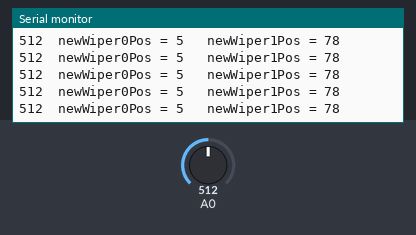
Recording of a sketch running on a simulated Arduino Uno, built with avr-gcc and run on an emulated ATmega328P. Shown: the last lines printed to the serial monitor. The inputs (shaded band) are chosen by the test bench; at power-on: A0 = 512.

Above: at 1.2 s.
1.3 s: A0 set to 11
At 2.1 s:
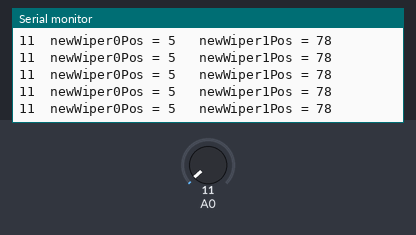
4.3 s: A0 set to 8
At 4.8 s:
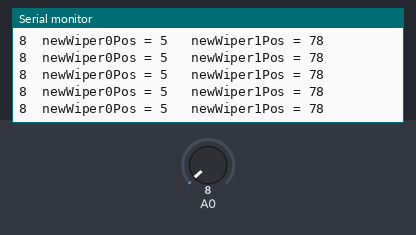
Timing chart, 0 to 7.3 s (numbered marks = the images above; inputs shaded):
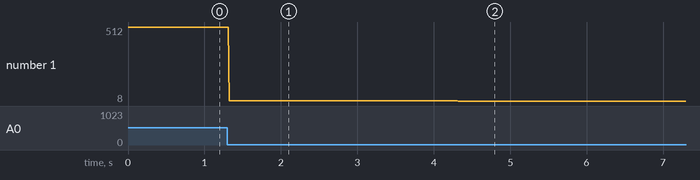

Measured:
- after the input at 1.3 s, the serial monitor: prints a new line at once (image 1)
- after the input at 4.3 s, the serial monitor: prints a new line at once (image 2)
- plotted number 1: 512 → 11 after the input at 1.3 s, 11 → 8 after the input at 4.3 s

The sketch:

potentiometer_MCP4251.ino
```cpp
#include <SPI.h>
#include "MCP4251.h"

#define SS_PIN 10
#define OHM_AB 5040
#define OHM_WIPER 102

//MCP4251 mcp4251(SS_PIN, OHM_AB);
MCP4251 mcp4251(SS_PIN, OHM_AB, OHM_WIPER);
int wiper0Pos = 5;
int wiper1Pos = 78;

void setup(){
   mcp4251.wiper0_pos(wiper0Pos);
   mcp4251.wiper1_pos(wiper1Pos);

   Serial.begin(38400);
}

void loop(){
//   mcp4251.wiper0_pos(255);
   Serial.print(analogRead(A0));
   Serial.print("\tnewWiper0Pos = ");
   Serial.print(wiper0Pos);
   Serial.print("\t newWiper1Pos = ");
   Serial.println(wiper1Pos);
//   Serial.println();

   if(Serial.available()){
      wiper0Pos = Serial.parseInt();
      wiper1Pos = Serial.parseInt();
      mcp4251.wiper0_pos(wiper0Pos);
      mcp4251.wiper1_pos(wiper1Pos);
   }
}
```

MCP4251.cpp
```cpp
// MCP4251 2-channel Digital Potentiometer
// ww1.microchip.com/downloads/en/DeviceDoc/22059b.pdf

// The default SPI Control Register - SPCR = B01010000;
// interrupt disabled,spi enabled,msb 1st,master,clk low when idle,
// sample on leading edge of clk,system clock/4 rate (fastest).
// Enable the digital pins 11-13 for SPI (the MOSI,MISO,SPICLK)
#include "MCP4251.h"

//---------- constructor ----------------------------------------------------

MCP4251::MCP4251(uint8_t slave_select_pin, float rAB_ohms)
{
  setup_ss(slave_select_pin);
  setup_resistance(rAB_ohms, 0.0); //rW_ohms_typical);
  SPI.begin();
}

MCP4251::MCP4251(uint8_t slave_select_pin, float rAB_ohms, float rW_ohms)
{
  setup_ss(slave_select_pin);
  setup_resistance(rAB_ohms, rW_ohms);
  SPI.begin();
}

//------------------ protected -----------------------------------------------

uint16_t MCP4251::byte2uint16(byte high_byte, byte low_byte)
{
  return (uint16_t)high_byte<<8 | (uint16_t)low_byte;
}

byte MCP4251::uint16_high_byte(uint16_t uint16)
{
  return (byte)(uint16>>8);
}

byte MCP4251::uint16_low_byte(uint16_t uint16)
{
  return (byte)(uint16 & 0x00FF);
}

void MCP4251::setup_ss(uint8_t slave_select_pin)
{
  // Set slave select (Chip Select) pin for SPI Bus, and start high (disabled)
  pinMode(slave_select_pin,OUTPUT);
  digitalWrite(slave_select_pin,HIGH);
  this->slave_select_pin = slave_select_pin;
}

void MCP4251::setup_resistance(float rAB_ohms, float rW_ohms)
{
  this->rAB_ohms             = rAB_ohms;
  this->rW_ohms              = rW_ohms;
  this->rAW_ohms_max         = rAB_ohms - rW_ohms;
  this->scale                = rAW_ohms_max;
}

float MCP4251::step_increment()
{
  return (rAW_ohms_max - rW_ohms) / resolution;
}

unsigned int MCP4251::ohms2wiper_pos(float ohms)
{
  if(ohms <= 0.0)
    return 0;
  else if(scale != rAW_ohms_max)
    ohms = ohms * rAW_ohms_max / scale;

  return (unsigned int)((ohms - rW_ohms) / step_increment() ) + 0.5;
}

float MCP4251::wiper_pos2ohms(unsigned int wiper_pos)
{
  float ohms =  rW_ohms + ( (float)wiper_pos * step_increment() );

  if(scale != rAW_ohms_max)
    ohms = ohms * scale / rAW_ohms_max;

  return ohms;
}

// void MCP4251::write(byte cmd_byte, byte data_byte)
// {
//   cmd_byte |= kCMD_WRITE;
//   ::digitalWriteFast(slave_select_pin, LOW);
// // byte high_byte = spi4teensy3::send(cmd_byte);
// // byte low_byte  = spi4teensy3::send(data_byte);
//    spi4teensy3::send(cmd_byte);
//    spi4teensy3::send(data_byte);
//   ::digitalWriteFast(slave_select_pin, HIGH);
//   //bool result = ~low_byte;
// }

void MCP4251::write(int address, int value){
  // take the SS pin low to select the chip:
  digitalWrite(slave_select_pin,LOW);
  //  send in the address and value via SPI:
  SPI.transfer(address);
  SPI.transfer(value);
  // take the SS pin high to de-select the chip:
  digitalWrite(slave_select_pin,HIGH);
}

// uint16_t MCP4251::read(byte cmd_byte)
// {
//   cmd_byte |= kCMD_READ;
//   ::digitalWrite(slave_select_pin, LOW);
// // byte high_byte = spi4teensy3::receive(cmd_byte);
// // byte low_byte  = spi4teensy3::receive(0xFF);
//    spi4teensy3::send(cmd_byte);
//    spi4teensy3::send(0xFF);
//   ::digitalWrite(slave_select_pin, HIGH);
// //  return byte2uint16(high_byte, low_byte);
// }

uint8_t MCP4251::read(int address){
  uint8_t value;
  digitalWrite(slave_select_pin,LOW);
  value = SPI.transfer(address);
  digitalWrite(slave_select_pin,HIGH);
  return value;
}

// void MCP4251::wiper_pos(byte pot, unsigned int wiper_pos)
// {
//   byte cmd_byte    = 0x00;
//   byte data_byte   = 0x00;
//   cmd_byte        |= pot;

//   // Calculate the 9-bit data value to send
//   if(wiper_pos > 255)
//     cmd_byte      |= B00000001; // Table 5-1 (page 36)
//   else
//     data_byte      = (byte)(wiper_pos & 0x00FF);

//   write(cmd_byte|kADR_VOLATILE, data_byte);

//   if(non_volatile)
//   {
//     // EEPROM write cycles take 4ms each. So we block with delay(5); after any NV Writes
//     write(cmd_byte|kADR_NON_VOLATILE, data_byte);
//     delay(5);
//   }
// }

//---------- public ----------------------------------------------------

// read wipers
float MCP4251::wiper0()
{
  return wiper_pos2ohms( wiper0_pos() );
}

float MCP4251::wiper1()
{
  return wiper_pos2ohms( wiper1_pos() );
}

// unsigned int MCP4251::wiper0_pos()
// {
//   return (unsigned int)( 0x01FF & this->read(kADR_WIPER0|kADR_VOLATILE) );
// }

// unsigned int MCP4251::wiper1_pos()
// {
//   return 0x01FF & this->read(kADR_WIPER1|kADR_VOLATILE);
// }

unsigned int MCP4251::wiper0_pos()
{
  return (this->read(kADR_WIPER0));
}

unsigned int MCP4251::wiper1_pos()
{
  return (this->read(kADR_WIPER1));
}

// write to wipers
void MCP4251::wiper0(float ohms)
{
  wiper0_pos( ohms2wiper_pos(ohms) );
}

void MCP4251::wiper1(float ohms)
{
  wiper1_pos( ohms2wiper_pos(ohms) );
}

// void MCP4251::wiper0_pos(unsigned int wiper_pos)
// {
//   this->wiper_pos(kADR_WIPER0, wiper_pos);
// }

// void MCP4251::wiper1_pos(unsigned int wiper_pos)
// {
//   this->wiper_pos(kADR_WIPER1, wiper_pos);
// }

void MCP4251::wiper0_pos(unsigned int wiper_pos)
{
  this->write(kADR_WIPER0, wiper_pos);
}

void MCP4251::wiper1_pos(unsigned int wiper_pos)
{
  this->write(kADR_WIPER1, wiper_pos);
}

void MCP4251::wiper_pos(unsigned int wiper_pos, uint8_t pos_num){
  if (pos_num == 0)
    this->wiper0_pos(wiper_pos);
  else if (pos_num == 1)
    this->wiper1_pos(wiper_pos);
}
// // Not implemented
// bool MCP4251::pot0_connected(bool terminal_a, bool wiper, bool terminal_b)
// {
//
// }
//
// bool MCP4251::pot1_connected(bool terminal_a, bool wiper, bool terminal_b)
// {
//
// }
//
// void MCP4251::pot0_connect(bool terminal_a, bool wiper, bool terminal_b)
// {
//
// }
//
// void MCP4251::pot1_connect(bool terminal_a, bool wiper, bool terminal_b)
// {
//
// }
//
// bool MCP4251::pot0_shutdown()
// {
//
// }
//
// bool MCP4251::pot1_shutdown()
// {
//
// }
//
// void MCP4251::pot0_shutdown(bool shutdown)
// {
//
// }
//
// void MCP4251::pot1_shutdown(bool shutdown)
// {
//
// }
//
// bool MCP4251::hw_shutdown()
// {
//
// }
```

MCP4251.h
```cpp
#ifndef MCP4251_h
#define MCP4251_h

#include <Arduino.h>
#include <SPI.h>

class MCP4251
{
   public:
   // You must at least specify the slave select pin and the rated resistance
   MCP4251(uint8_t slave_select, float rAB_ohms);

   // If you have measured wiper resistance, rW
   MCP4251(uint8_t slave_select, float rAB_ohms, float rW_ohms);

   // The resistance scaling, defaults to rAB_ohms
   float scale;

   // Read potentiometer values
   float wiper0();
   float wiper1();
   unsigned int wiper0_pos();
   unsigned int wiper1_pos();

   // Write potentiometer values
   void wiper0(float ohms);
   void wiper1(float ohms);

   void wiper0_pos(unsigned int wiper_pos);
   void wiper1_pos(unsigned int wiper_pos);
   void wiper_pos(unsigned int wiper_pos, uint8_t pos_num);

   // // Not implemented
   // // Connect / disconnect potentiometers
   // bool pot0_connected(bool terminal_a, bool wiper, bool terminal_b);
   // bool pot1_connected(bool terminal_a, bool wiper, bool terminal_b);
   // void pot0_connect(bool terminal_a, bool wiper, bool terminal_b);
   // void pot1_connect(bool terminal_a, bool wiper, bool terminal_b);
   //
   // bool pot0_shutdown();
   // bool pot1_shutdown();
   // void pot0_shutdown(bool shutdown);
   // void pot1_shutdown(bool shutdown);
   //
   // bool hw_shutdown();

   protected:
   //    const static float rW_ohms_typical = 117.50f;
   const static unsigned int resolution_7bit = 128;
   const static unsigned int resolution_8bit = 256;

   // Other devices can be configured below vv as per the device numbering scheme:
   // MCP4N-- N=1 single pot, N=2 dual pot
   // MCP4--N N=1 potentiometer, N=2 rheostat
   // MCP4-N- N=3 7-bit volatile, N=4 7-bit non-volatile, N=5 8-bit volatile, N=6 8-bit non-volatile
   const static bool         non_volatile    = false;
   const static unsigned int resolution      = resolution_8bit;

   float rW_ohms;
   float rAB_ohms;
   float rAW_ohms_max;

   uint8_t slave_select_pin;

   const static uint8_t kADR_WIPER0       = B00000000;
   const static uint8_t kADR_WIPER1       = B00010000;

   const static uint8_t kCMD_READ         = B00001100;
   const static uint8_t kCMD_WRITE        = B00000000;

   const static uint8_t kADR_VOLATILE     = B00000000;
   const static uint8_t kADR_NON_VOLATILE = B00100000;

   const static uint8_t kTCON_REGISTER    = B01000000;
   const static uint8_t kSTATUS_REGISTER  = B01010000;

   uint16_t byte2uint16(byte high_byte, byte low_byte);
   byte uint16_high_byte(uint16_t uint16);
   byte uint16_low_byte(uint16_t uint16);

   void setup_ss(uint8_t slave_select_pin);
   void setup_resistance(float rAB_ohms, float rW_ohms);

   float step_increment();
   unsigned int ohms2wiper_pos(float ohms);
   float wiper_pos2ohms(unsigned int wiper_pos);

   // uint16_t read(byte cmd_byte);
   uint8_t read(int address);
   // void write(byte cmd_byte, byte data_byte);
   void write(int address, int value);
   // void wiper_pos(byte pot, unsigned int wiper_pos);
};

#endif // MCP4251_h
```
